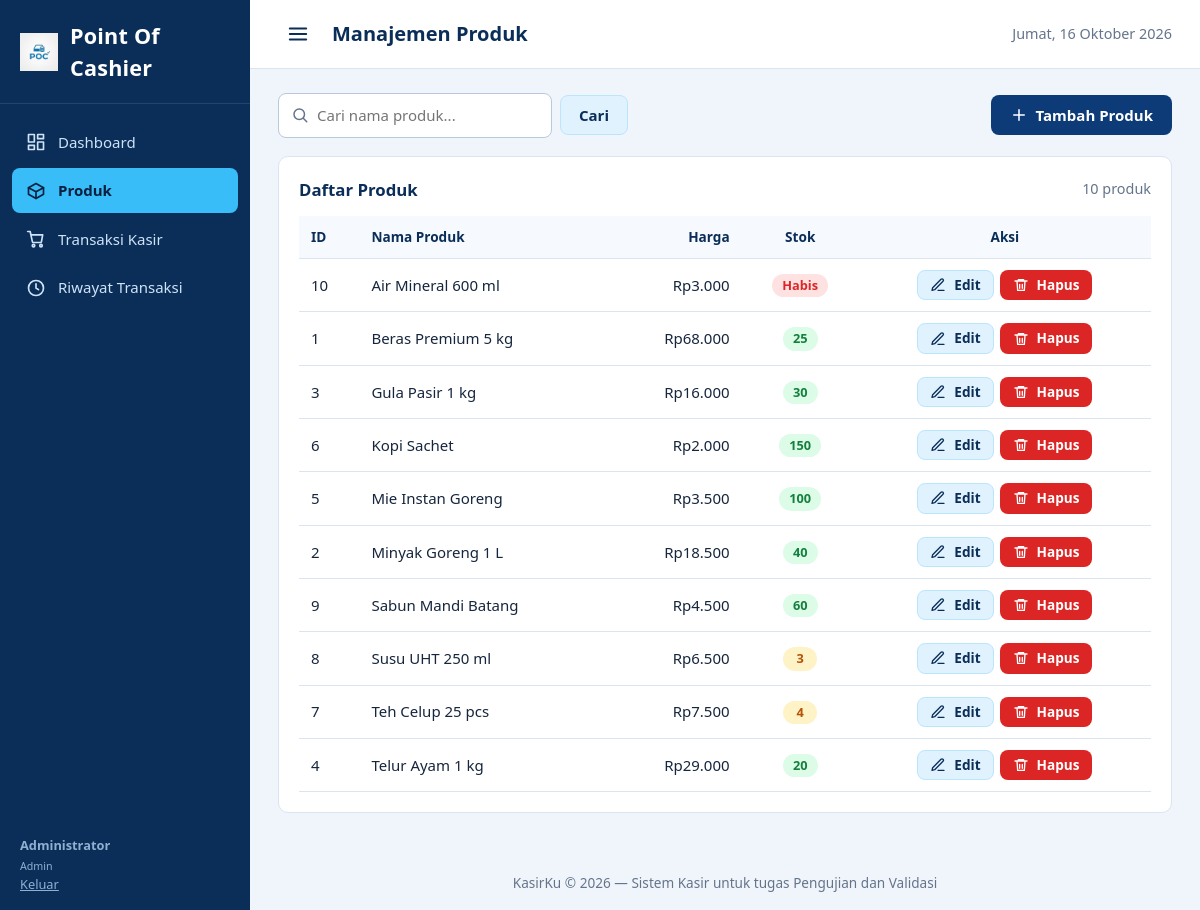
The page /produk.php (signed in) on the database its author committed.
### tables this page shows
CREATE TABLE produk (
    id_produk   INT UNSIGNED  NOT NULL AUTO_INCREMENT,
    nama_produk VARCHAR(100)  NOT NULL,
    harga       DECIMAL(12,2) NOT NULL,
    stok        INT           NOT NULL DEFAULT 0,
    PRIMARY KEY (id_produk),
    KEY idx_produk_nama (nama_produk),
    CONSTRAINT chk_produk_nama  CHECK (CHAR_LENGTH(TRIM(nama_produk)) > 0),
    CONSTRAINT chk_produk_harga CHECK (harga > 0),
    CONSTRAINT chk_produk_stok  CHECK (stok >= 0)
);

### config/database.php (called while the page is built, shortened)
<?php
function db(): PDO
{
    static $pdo = null;
    $dsn = 'mysql:host=' . DB_HOST . ';dbname=' . DB_NAME . ';charset=' . DB_CHARSET;
    try {
        $pdo = new PDO($dsn, DB_USER, DB_PASS, [
            PDO::ATTR_ERRMODE            => PDO::ERRMODE_EXCEPTION,
            PDO::ATTR_DEFAULT_FETCH_MODE => PDO::FETCH_ASSOC,
            PDO::ATTR_EMULATE_PREPARES   => false,
        ]);
    } catch (PDOException $e) {
        error_log('[KasirKu] Koneksi database gagal: ' . $e->getMessage());
        halaman_error(
            "Tidak dapat terhubung ke database. Pastikan MySQL pada XAMPP sudah dijalankan dan database 'KasirKu' sudah diimpor.",
            503
        );
    }
    return $pdo;
}

### produk.php (the view, shortened to what this page needs)
<?php
require_once __DIR__ . '/includes/helpers.php';
$q = mb_substr(get_str('q'), 0, 100, 'UTF-8');
if ($q !== '') {
    $daftar = db_all(
        'SELECT id_produk, nama_produk, harga, stok FROM produk
         WHERE nama_produk LIKE :q ORDER BY nama_produk ASC',
        ['q' => '%' . addcslashes($q, '\\%_') . '%']
    );
} else {
    $daftar = db_all('SELECT id_produk, nama_produk, harga, stok FROM produk ORDER BY nama_produk ASC');
}
$judul_halaman = 'Manajemen Produk';
$menu_aktif    = 'produk';
include __DIR__ . '/includes/header.php';
?>
<div class="toolbar no-print">
    <form class="search-form" method="get" action="<?= e(BASE_URL) ?>produk.php" role="search">
        <div class="search-box">
            <?= ikon('search', 18) ?>
            <input type="search" id="cari" name="q" value="<?= e($q) ?>" maxlength="100"
                   placeholder="Cari nama produk..." autocomplete="off">
        </div>
        <button type="submit" class="btn btn-light">Cari</button>
    </form>
    <button type="button" class="btn btn-primary" data-produk-tambah><?= ikon('plus', 18) ?> Tambah Produk</button>
</div>
<section class="card">
    <div class="card-header">
        <h2>Daftar Produk</h2>
        <span class="muted"><?= count($daftar) ?> produk<?= $q !== '' ? ' ditemukan' : '' ?></span>
    </div>
    <?php if (!$daftar): ?>
        <p class="empty">
            <?= $q !== ''
                ? 'Tidak ada produk dengan nama "' . e($q) . '". Coba kata kunci lain.'
                : 'Belum ada produk. Klik Tambah Produk untuk memulai.' ?>
        </p>
    <?php else: ?>
        <div class="table-wrap">
            <table class="table">
                <thead>
                    <tr>
                        <th>ID</th>
                        <th>Nama Produk</th>
                        <th class="num">Harga</th>
                        <th class="center">Stok</th>
                        <th class="center">Aksi</th>
                    </tr>
                </thead>
                <tbody>
                <?php foreach ($daftar as $p): ?>
                    <?php $stok = (int) $p['stok']; $harga = (int) round((float) $p['harga']); ?>
                    <tr>
                        <td><?= (int) $p['id_produk'] ?></td>
                        <td class="wrap"><?= e($p['nama_produk']) ?></td>
                        <td class="num"><?= e(rupiah($harga)) ?></td>
                        <td class="center">
                            <?php if ($stok === 0): ?>
                                <span class="badge badge-danger">Habis</span>
                            <?php elseif ($stok <= STOK_MENIPIS): ?>
                                <span class="badge badge-warn"><?= $stok ?></span>
                            <?php else: ?>
                                <span class="badge badge-ok"><?= $stok ?></span>
                            <?php endif; ?>
                        </td>
                        <td class="center">
                            <div class="row-actions">
                                <button type="button" class="btn btn-light btn-sm" data-produk-edit
                                        data-id="<?= (int) $p['id_produk'] ?>"
                                        data-nama="<?= e($p['nama_produk']) ?>"
                                        data-harga="<?= $harga ?>"
                                        data-stok="<?= $stok ?>"><?= ikon('edit', 16) ?> Edit</button>
                                <form method="post" action="<?= e(BASE_URL) ?>actions/hapus_produk.php"
                                      data-confirm="Hapus produk &quot;<?= e($p['nama_produk']) ?>&quot;? Tindakan ini tidak dapat dibatalkan."
                                      data-once>
                                    <button type="submit" class="btn btn-danger btn-sm"><?= ikon('trash', 16) ?> Hapus</button>
                                </form>
                            </div>
                        </td>
                    </tr>
                <?php endforeach; ?>
                </tbody>
            </table>
        </div>
    <?php endif; ?>
</section>
<?php include __DIR__ . '/includes/footer.php'; ?>

### includes/header.php (shortened to what this page needs)
<?php
$judul_halaman = $judul_halaman ?? 'Point Of Cashier';
$menu_aktif    = $menu_aktif ?? '';
?>
<!DOCTYPE html>
<html lang="id">
<head>
    <link rel="stylesheet" href="<?= e(BASE_URL) ?>assets/css/style.css">
</head>
<body>
<div class="app">
    <?php include __DIR__ . '/sidebar.php'; ?>
    <div class="main">
        <header class="topbar no-print">
            <button type="button" class="icon-btn menu-btn" data-sidebar-toggle aria-label="Buka atau tutup menu">
                <?= ikon('menu', 22) ?>
            </button>
            <h1 class="topbar-title"><?= e($judul_halaman) ?></h1>
            <div class="topbar-date"><?= e(tanggal_indonesia()) ?></div>
        </header>
        <main class="content">

### includes/sidebar.php (shortened to what this page needs)
<?php
$role_pengguna = $_SESSION['role'] ?? '';
$menu = [
    'dashboard' => ['Dashboard',          'index.php',          'dashboard'],
    'produk'    => ['Produk',             'produk.php',         'box'],
    'transaksi' => ['Transaksi Kasir',    'transaksi.php',      'cart'],
    'riwayat'   => ['Riwayat Transaksi',  'riwayat.php',        'history'],
];
?>
<aside class="sidebar no-print" id="sidebar">
    <a class="brand" href="<?= e(BASE_URL) ?>index.php">
        <img src="<?= e(BASE_URL) ?>assets/images/POC.jpg" alt="" width="38" height="38">
        <span>Point Of Cashier</span>
    </a>
    <nav class="nav" aria-label="Menu utama">
        <?php foreach ($menu as $kunci => [$label, $url, $ikon]): ?>
            <a class="nav-link<?= $menu_aktif === $kunci ? ' active' : '' ?>"
               href="<?= e(BASE_URL . $url) ?>"<?= $menu_aktif === $kunci ? ' aria-current="page"' : '' ?>>
                <?= ikon($ikon) ?>
                <span><?= e($label) ?></span>
            </a>
        <?php endforeach; ?>
    </nav>
    <div class="sidebar-foot">
        <strong><?= e($_SESSION['nama'] ?? 'Pengguna') ?></strong><br>
        <small><?= e(ucfirst($role_pengguna)) ?></small><br>
        <a href="<?= e(BASE_URL) ?>logout.php" style="color:inherit">Keluar</a>
    </div>
</aside>

### includes/helpers.php (shortened to what this page needs)
<?php
require_once __DIR__ . '/../config/database.php';
function e($teks): string
{
    return htmlspecialchars((string) $teks, ENT_QUOTES | ENT_SUBSTITUTE, 'UTF-8');
}
function rupiah($angka): string
{
    $n = (int) round((float) $angka);
    return ($n < 0 ? '-' : '') . 'Rp' . number_format(abs($n), 0, ',', '.');
}
function tanggal_indonesia(): string
{
    $hari  = ['Minggu', 'Senin', 'Selasa', 'Rabu', 'Kamis', 'Jumat', 'Sabtu'];
    $bulan = ['', 'Januari', 'Februari', 'Maret', 'April', 'Mei', 'Juni', 'Juli',
              'Agustus', 'September', 'Oktober', 'November', 'Desember'];
    return $hari[(int) date('w')] . ', ' . date('j') . ' ' . $bulan[(int) date('n')] . ' ' . date('Y');
}
function ikon(string $nama, int $ukuran = 20): string
{
    static $path = [
        'dashboard' => '<rect x="3" y="3" width="7" height="9"/><rect x="14" y="3" width="7" height="5"/><rect x="14" y="12" width="7" height="9"/><rect x="3" y="16" width="7" height="5"/>',
        'box'       => '<path d="M21 8l-9-5-9 5v8l9 5 9-5z"/><path d="M3 8l9 5 9-5M12 13v8"/>',
        'cart'      => '<circle cx="9" cy="20" r="1.5"/><circle cx="18" cy="20" r="1.5"/><path d="M2 3h3l2.7 12.4a1 1 0 0 0 1 .8h8.8a1 1 0 0 0 1-.8L20 7H6"/>',
        'history'   => '<circle cx="12" cy="12" r="9"/><path d="M12 7v5l3 2"/>',
        'plus'      => '<path d="M12 5v14M5 12h14"/>',
        'edit'      => '<path d="M12 20h9"/><path d="M16.5 3.5a2.1 2.1 0 0 1 3 3L7 19l-4 1 1-4z"/>',
        'trash'     => '<path d="M3 6h18M8 6V4h8v2M6 6l1 14h10l1-14M10 11v6M14 11v6"/>',
        'search'    => '<circle cx="11" cy="11" r="7"/><path d="M21 21l-4.3-4.3"/>',
        'print'     => '<path d="M6 9V3h12v6"/><rect x="6" y="14" width="12" height="7"/><path d="M6 17H4a1 1 0 0 1-1-1v-5a2 2 0 0 1 2-2h14a2 2 0 0 1 2 2v5a1 1 0 0 1-1 1h-2"/>',
        'eye'       => '<path d="M1 12s4-7 11-7 11 7 11 7-4 7-11 7S1 12 1 12z"/><circle cx="12" cy="12" r="3"/>',
        'menu'      => '<path d="M3 6h18M3 12h18M3 18h18"/>',
        'money'     => '<path d="M12 2v20M17 6H9.5a3.5 3.5 0 0 0 0 7h5a3.5 3.5 0 0 1 0 7H6"/>',
        'alert'     => '<path d="M12 3l10 18H2z"/><path d="M12 10v5M12 18h.01"/>',
        'receipt'   => '<path d="M5 3h14v18l-3-2-2 2-2-2-2 2-2-2-3 2z"/><path d="M9 8h6M9 12h6"/>',
        'check'     => '<path d="M5 12l5 5 9-10"/>',
        'x'         => '<path d="M6 6l12 12M18 6L6 18"/>',
        'back'      => '<path d="M19 12H5M12 19l-7-7 7-7"/>',
    ];
    $isi = $path[$nama] ?? '';
    return '<svg class="icon" width="' . $ukuran . '" height="' . $ukuran . '" viewBox="0 0 24 24" fill="none" '
        . 'stroke="currentColor" stroke-width="2" stroke-linecap="round" stroke-linejoin="round" aria-hidden="true">'
        . $isi . '</svg>';
}
function get_str(string $kunci): string
{
    return (isset($_GET[$kunci]) && is_string($_GET[$kunci])) ? trim($_GET[$kunci]) : '';
}
function db_all(string $sql, array $param = []): array
{
    $s = db()->prepare($sql);
    $s->execute($param);
    return $s->fetchAll();
}

### includes/footer.php (shortened to what this page needs)
        </main>
        <footer class="footer no-print">KasirKu &copy; <?= e(date('Y')) ?> &mdash; Sistem Kasir untuk tugas Pengujian dan Validasi</footer>
    </div>
</div>
</body>
</html>

### rows shown on the page
produk: id_produk "10", nama_produk "Air Mineral 600 ml", harga "Rp3.000", stok "Habis", $ukuran 16 (drawn)
produk: id_produk "1", nama_produk "Beras Premium 5 kg", harga "Rp68.000", stok "25", $ukuran 16 (drawn)
produk: id_produk "3", nama_produk "Gula Pasir 1 kg", harga "Rp16.000", stok "30", $ukuran 16 (drawn)
produk: id_produk "6", nama_produk "Kopi Sachet", harga "Rp2.000", stok "150", $ukuran 16 (drawn)
produk: id_produk "5", nama_produk "Mie Instan Goreng", harga "Rp3.500", stok "100", $ukuran 16 (drawn)
produk: id_produk "2", nama_produk "Minyak Goreng 1 L", harga "Rp18.500", stok "40", $ukuran 16 (drawn)
produk: id_produk "9", nama_produk "Sabun Mandi Batang", harga "Rp4.500", stok "60", $ukuran 16 (drawn)
produk: id_produk "8", nama_produk "Susu UHT 250 ml", harga "Rp6.500", stok "3", $ukuran 16 (drawn)
produk: id_produk "7", nama_produk "Teh Celup 25 pcs", harga "Rp7.500", stok "4", $ukuran 16 (drawn)
produk: id_produk "4", nama_produk "Telur Ayam 1 kg", harga "Rp29.000", stok "20", $ukuran 16 (drawn)

### other values the page prints
$label "Dashboard"
$label "Produk"
$label "Transaksi Kasir"
$label "Riwayat Transaksi"
$_SESSION['nama'] "Administrator"
$role_pengguna "Admin"
$judul_halaman "Manajemen Produk"
tanggal_indonesia() "Jumat, 16 Oktober 2026"
count($daftar) "10"
